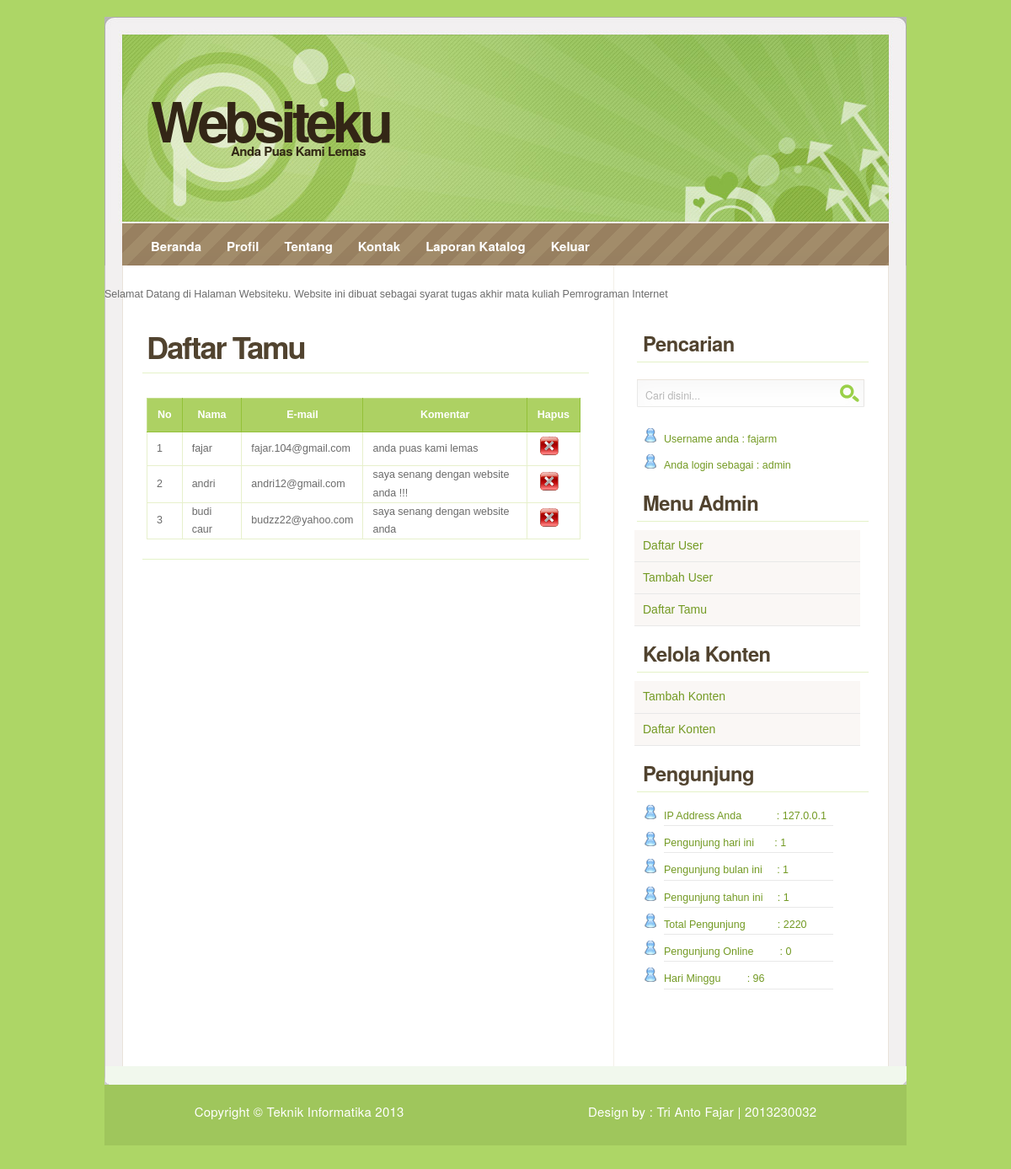
The page /index.php?page=tamu (signed in) on the database its author committed.
### tables this page shows
CREATE TABLE IF NOT EXISTS `guest_book` (
  `id` int(11) NOT NULL AUTO_INCREMENT,
  `nama` varchar(100) NOT NULL,
  `email` varchar(100) NOT NULL,
  `komentar` text NOT NULL,
  PRIMARY KEY (`id`)
);

### daftar_tamu.php (the view, shortened to what this page needs)
<?php
	if(empty($_SESSION['username'])AND
		empty($_SESSION['password'])){
		echo "<p>Anda Harus Login </p>";
}
else {?>
<link rel="stylesheet" href="css/style.css" type="text/css" />
<h2>Daftar Tamu</h2>
<br>
<table border="1">
	<tr><th>No</th><th>Nama</th><th>E-mail</th><th>Komentar</th><th>Hapus</th></tr>
<?php
include 'config/koneksi.php';
$query="SELECT * FROM guest_book ORDER BY id";
$tampil=mysqli_query($konek,$query)or die(mysqli_error($konek));
$no=1;
while ($data=mysqli_fetch_array($tampil)) { ?>
	<tr><td><?php echo $no++ ?></td>
	<td><?php echo $data['nama'] ?></td>
	<td><?php echo $data['email'] ?></td>
	<td><?php echo $data['komentar'] ?></td>
	<td><?php echo '<a href=hapus_tamu.php?id='.$data['id'].'" onClick="return confirm(\'Apakah komentar '.$data['nama'].' ingin dihapus ?\')">
	<img class="view" src="images/hapus.png" \></a></td>
	</tr>'; ?>
<?php
}
}?>
</table>

### css/style.css (style rules this page uses)
* { margin: 0; padding: 0; outline: 0 }
body { background: #add666 url() repeat-y ; font: 12.5px/170% 'Lucida Grande', 'Lucida Sans Unicode', Geneva, Verdana, sans-serif; color: #6B6B6B; text-align: center; }
a, a:visited { color: #79A325; background: inherit; text-decoration: none; }
h1, h2, h3 { font-family: 'Trebuchet MS', 'Helvetica Neue', Arial, Sans-serif; font-weight: Bold; padding: 10px; color: #444; }
h2 { font-size: 2.5em; color: #88AC0B; }
img { background: #FAFAFA; border: 1px solid #E4E4E4; padding: 8px; }
img.view { height: 24px; background: none; border: none; padding: 3.7px; margin: 0px; }
table { border-collapse: collapse; margin: 8px 10px; }
th { height: 38px; padding-left: 12px; padding-right: 12px; color: #fff; text-align: center; background: #ADD163; border-width: 1px; border-style: solid; border-color: #C4DE8F #93C138 #93C138 #C4DE8F; }
tr { height: 40px; }
td { padding-left: 11px; padding-right: 11px; border: 1px solid #E7F0CC; }
#main h2 { font: bold 2.9em 'Trebuchet MS', 'Helvetica Neue', Arial, Sans-serif; color: #51432F; padding: 10px 0 5px 5px; margin-left: 5px; letter-spacing: -2px; border-bottom: 1px solid #E4F2C8; }

### rows shown on the page
guest_book: nama "fajar", email "fajar.104@gmail.com", komentar "anda puas kami lemas"
guest_book: nama "andri", email "andri12@gmail.com", komentar "saya senang dengan website anda !!!"
guest_book: nama "budi caur", email "budzz22@yahoo.com", komentar "saya senang dengan website anda"

### other values the page prints
$usernamedb "fajarm"
$level "admin"
$ip_address "127.0.0.1"
$jlh_hari "1"
$jlh_bulan "1"
$jlh_tahun "1"
$tot "2220"
$time_online "0"
$sun "96"
